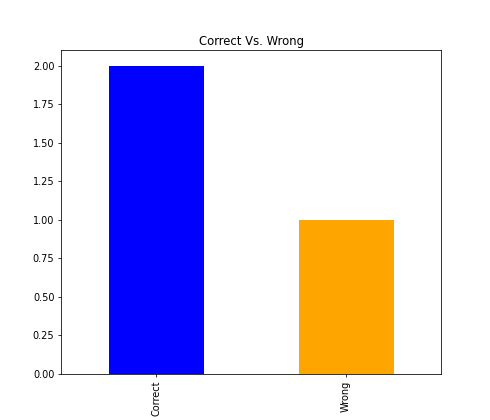

Write Python code to recreate this figure.
def drawgraph(correct, incorrect):
    import pygame
    from pandas import DataFrame
    import matplotlib
    import matplotlib.backends.backend_agg as agg
    import pylab
    matplotlib.use('Agg')
    pygame.init()
    res = 800,600
    height = res[1]
    width = res[0]
    screen = pygame.display.set_mode(res)
    pygame.display.set_caption('AashaEd')
    homeasset_url = 'Photos/background_img.jpg'
    home_screen = pygame.image.load(homeasset_url)
    bg = pygame.image.load('Photos/white-paper-texture.png')
    pygame_icon = pygame.image.load('Photos/online-course.png')
    pygame.display.set_icon(pygame_icon)
    # Fonts
    pygame.font.init()
    header_font = pygame.font.Font('Fonts/Ghiya Strokes Reg.ttf',90)
    button_font = pygame.font.Font('Fonts/P22 Underground Regular.ttf',35)

    # Header
    header = header_font.render('Result', True, (255,255,255))

    data1 = {'Correct': [correct],'Wrong': [incorrect]}
    df1 = DataFrame(data1,columns=['Correct', 'Wrong'])
    figure1 = pylab.figure(figsize=(7,6), dpi=70)
    ax1 = figure1.add_subplot(111)
    bar1 = agg.FigureCanvasAgg(figure1)
    df1 = df1[['Correct', 'Wrong']].sum()
    df1.plot(kind='bar', ax=ax1, color=['blue','orange'])
    ax1.set_title('Correct Vs. Wrong')
    bar1.draw()
    renderer = bar1.get_renderer()
    raw_data = renderer.tostring_rgb()
    pylab.savefig('result.png',transparent=True)
    graph = pygame.image.load('result.png')

    
    running = True
    while running:
        for event in pygame.event.get():
                # Quit
                if event.type == pygame.QUIT:
                    running=False                
                if event.type == pygame.KEYDOWN:
                    if event.key == pygame.K_ESCAPE:
                        running=False
        screen.blit(home_screen,(0,0))
        screen.blit(header,((width/2-105),(height/2-250)))
        screen.blit(bg,(180,150))
        screen.blit(graph, (160,140))
        pygame.display.update()